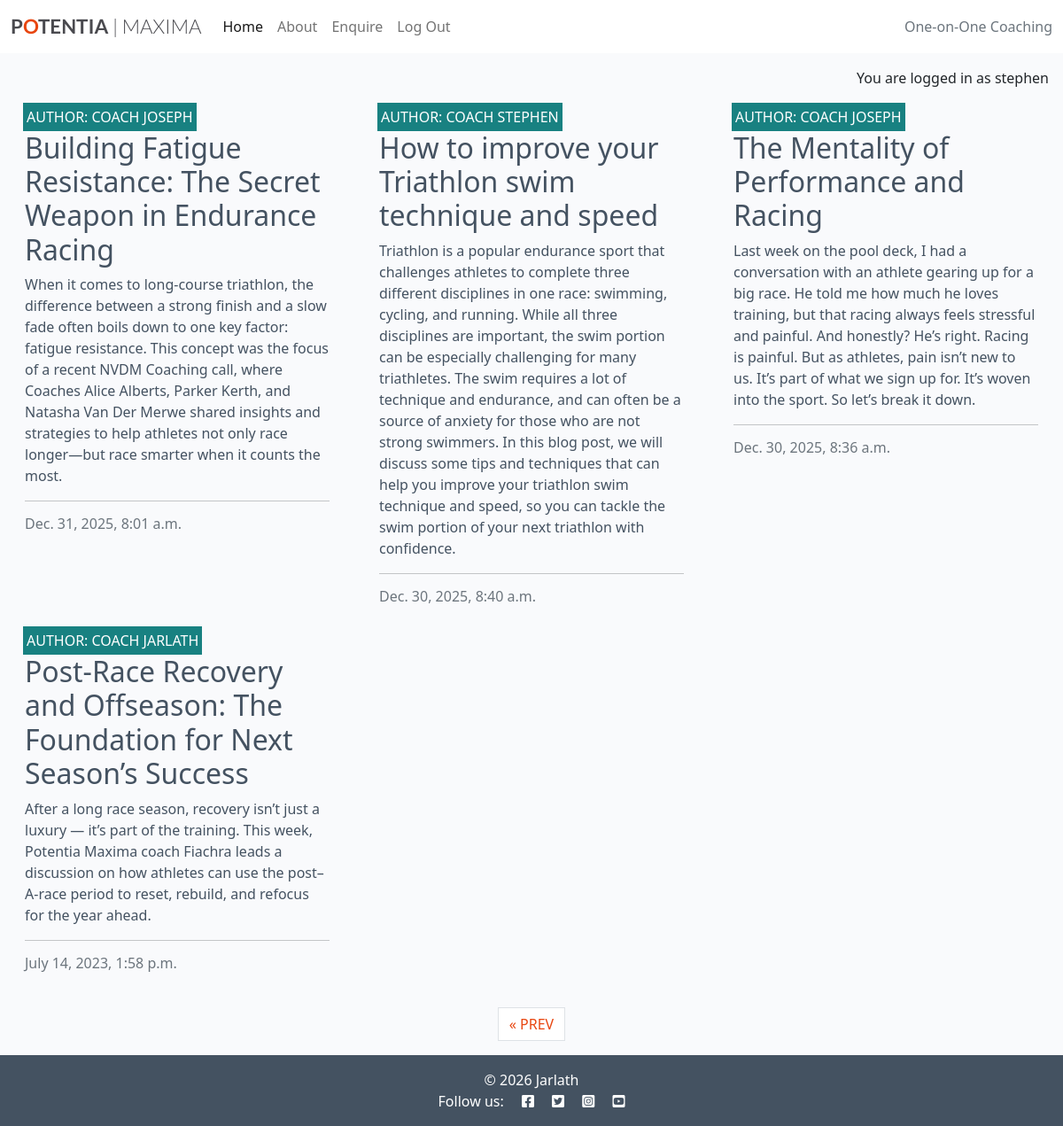
Page /?page=2 (signed in) on the committed database.
### home/models.py (models this page shows, shortened)
class CoachingPost(models.Model):
    title = models.CharField(
        max_length=200, unique=True
    )
    slug = models.SlugField(max_length=200, unique=True)
    author = models.ForeignKey(User, on_delete=models.CASCADE)
    status = models.IntegerField(choices=STATUS, default=0)
    created_on = models.DateTimeField(auto_now_add=True)
    updated_on = models.DateTimeField(auto_now=True)
    content = models.TextField()
    excerpt = models.TextField(blank=True)
    class Meta:
        ordering = ["-created_on"]

### home/views.py (the view)
# urls.py: path('', views.CoachingPostList.as_view(), name='home'),
class CoachingPostList(generic.ListView):
    template_name = "home/index.html"
    paginate_by = 6
    queryset = CoachingPost.objects.filter(status=1).order_by("-created_on")

### home/templates/home/index.html (shortened to what this page needs)
{% extends "base.html" %} {% load static %} {% block content %}
{% if user.is_authenticated %}
<div class="container-fluid">
    <div class="row">
        <div class="col-12 mt-3 left">
            <div class="row">
                {% for post in coachingpost_list %}
                <div class="col-md-4">
                    <div class="card mb-4">
                        <div class="card-body">
                            <div class="image-container">
                                <div class="image-flash">
                                    <p class="author">Author: Coach {{ post.author }}</p>
                                </div>
                            </div>
                            <a href="{% url 'coaching_post_detail' post.slug %}" class="post-link">
                                <h2 class="card-title">{{ post.title }}</h2>
                                <p class="card-text">{{ post.excerpt }}</p>
                            </a>
                            <hr />
                            <p class="card-text text-muted h6">{{ post.created_on}}
                            </p>
                        </div>
                    </div>
                </div>
                {% if forloop.counter|divisibleby:3 %}
            </div>
            <div class="row">
                {% endif %}
                {% endfor %}
            </div>
        </div>
    </div>
    {% if is_paginated %}
    <nav aria-label="Page navigation">
        <ul class="pagination justify-content-center">
            {% if page_obj.has_previous %}
            <li><a href="?page={{ page_obj.previous_page_number }}" class="page-link">&laquo; PREV</a></li>
            {% endif %}
        </ul>
    </nav>
    {% endif %}
</div>
{% endif %}
{% endblock %}
{% block copyright %}
&copy; 2026 Jarlath
{% endblock %}

### templates/base.html (shortened to what this page needs)
{% load static %}
{% url 'home' as home_url %}
{% url 'about' as about_url %}
{% url 'enquire' as enquire_url %}
{% url 'account_signup' as signup_url %}
{% url 'account_login' as login_url %}
{% url 'account_logout' as logout_url %}
<!DOCTYPE html>
<html class="h-100" lang="en">
<head>
    <link rel="stylesheet" href="https://cdnjs.cloudflare.com/ajax/libs/font-awesome/5.15.3/css/all.min.css">
    <link href="https://cdn.jsdelivr.net/npm/bootstrap@5.0.1/dist/css/bootstrap.min.css" rel="stylesheet"
>
    <link rel="stylesheet" href="{% static 'css/style.css' %}">
</head>
<body class="d-flex flex-column h-100 main-bg">
    <nav class="navbar navbar-expand-lg navbar-light bg-white">
        <div class="container-fluid">
            <a class="navbar-brand" href="{% url 'home' %}"><span class="brand">P<span class="red-o">O</span>TENTIA<span
                        class="thin"> | MAXIMA</span></span></a>
            <div class="collapse navbar-collapse" id="navbarText">
                <ul class="navbar-nav me-auto mb-2 mb-lg-0">
                    <li class="nav-item">
                        <a class="nav-link {% if request.path == home_url %}active{% endif %}" aria-current="page"
                            href="{% url 'home' %}">Home</a>
                    </li>
                    <li class="nav-item">
                        <a class="nav-link
                {% if request.path == about_url %}active{%endif%}" aria-current="page"
                            href="{% url 'about' %}">About</a>
                    </li>
                    <li class="nav-item">
                        <a class="nav-link
                {% if request.path == enquire_url %}active{%endif%}" aria-current="page"
                            href="{% url 'enquire' %}">Enquire</a>
                    </li>
                    {% if user.is_authenticated %}
                    <li class="nav-item">
                        <a class="nav-link {% if request.path == logout_url %}active{% endif %}" aria-current="page"
                            href="{% url 'account_logout' %}">Log Out</a>
                    </li>
                    {% endif %}
                </ul>
                <span class="navbar-text text-muted">
                    One-on-One Coaching
                </span>
            </div>
        </div>
    </nav>
    <main class="flex-shrink-0 main-bg">
        {% if user.is_authenticated %}
        <p class="text-end m-3">You are logged in as {{ user }}</p>
        {% else %}
        <p class="text-end m-3">You are not logged in</p>
        {% endif %}
        {% block content %}{% endblock content %}
    </main>
    <footer class="footer mt-auto py-3 dark-bg">
        <p class="m-0 text-center text-white">
            {% block copyright %}{% endblock copyright %}
        </p>
        <p class="m-0 text-center text-white">Follow us:
            <i class="fab fa-facebook-square ms-3"></i>
            <i class="fab fa-twitter-square ms-3"></i>
            <i class="fab fa-instagram-square ms-3"></i>
            <i class="fab fa-youtube-square ms-3"></i>
        </p>
    </footer>
</body>
</html>

### static/css/style.css (style rules this page uses)
body { background-color: #F9FAFC; }
.brand { font-family: Lato, sans-serif; font-size: 1.4rem; font-weight: 700; color: #4A4A4F; }
.red-o { color: #E84610; }
.thin { font-weight: 300; }
.dark-bg { background-color: #445261; }
.main-bg { background-color: #F9FAFC; }
.card { border: none; background-color: transparent; }
.image-container { position: relative; }
.image-flash { position: absolute; bottom: 5%; min-width: 30%; left: -2px; background-color: #188181; }
.author { color: white; margin: 4px; text-transform: uppercase; }
.post-link { text-decoration: none; color: #445261; }
.post-link:hover, .page-link { color: #E84610; }

### rows in the picture
CoachingPost: author "JOSEPH", title "Building Fatigue Resistance: The Secret Weapon in Endurance Racing", excerpt "When it comes to long-course triathlon, the difference between a strong finish and a slow fade often boils down to one key factor: fatigue resistance. This concept was the focus of a recent NVDM Coaching call, where Coaches Alice Alberts, Parker Kerth, and Natasha Van Der Merwe shared insights and strategies to help athletes not only race longer—but race smarter when it counts the most.", created_on "Dec. 31, 2025, 8:01 a.m."
CoachingPost: author "STEPHEN", title "How to improve your Triathlon swim technique and speed", excerpt "Triathlon is a popular endurance sport that challenges athletes to complete three different disciplines in one race: swimming, cycling, and running. While all three disciplines are important, the swim portion can be especially challenging for many triathletes. The swim requires a lot of technique and endurance, and can often be a source of anxiety for those who are not strong swimmers. In this blog post, we will discuss some tips and techniques that can help you improve your triathlon swim technique and speed, so you can tackle the swim portion of your next triathlon with confidence.", created_on "Dec. 30, 2025, 8:40 a.m."
CoachingPost: author "JOSEPH", title "The Mentality of Performance and Racing", excerpt "Last week on the pool deck, I had a conversation with an athlete gearing up for a big race. He told me how much he loves training, but that racing always feels stressful and painful. And honestly? He’s right. Racing is painful. But as athletes, pain isn’t new to us. It’s part of what we sign up for. It’s woven into the sport. So let’s break it down.", created_on "Dec. 30, 2025, 8:36 a.m."
CoachingPost: author "JARLATH", title "Post-Race Recovery and Offseason: The Foundation for Next Season’s Success", excerpt "After a long race season, recovery isn’t just a luxury — it’s part of the training. This week, Potentia Maxima coach Fiachra leads a discussion on how athletes can use the post–A-race period to reset, rebuild, and refocus for the year ahead.", created_on "July 14, 2023, 1:58 p.m."

### other values in the picture
{{ user }} "stephen"
